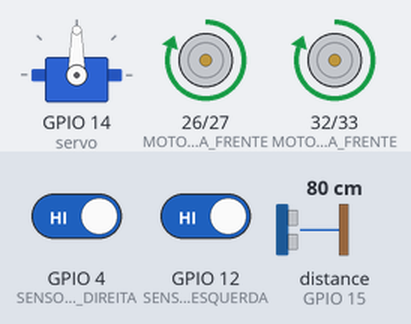
Recording of a sketch running on a simulated ESP32. Shown: servo, motor-driver pin pairs drawn as motors (green arrow = first pin HIGH = forward, orange = second pin HIGH = backward, longer = more drive). Wiring (inferred from the names in the program): ultrasonic range finder: trigger GPIO 2; echo GPIO 15. The test bench sets the inputs (shaded band); at power-on: distance to the obstacle (sensor on GPIO 15) 80 cm, GPIO 4 (SENSOR_IR_DIREITA) HIGH, GPIO 12 (SENSOR_IR_ESQUERDA) HIGH. The echo pulse lasts 58.3 µs per cm.

Above: at 1.3 s.
1.4 s: distance to the obstacle (sensor on GPIO 15) set to 23 cm
2.9 s: distance to the obstacle (sensor on GPIO 15) set to 18 cm
At 4.6 s:
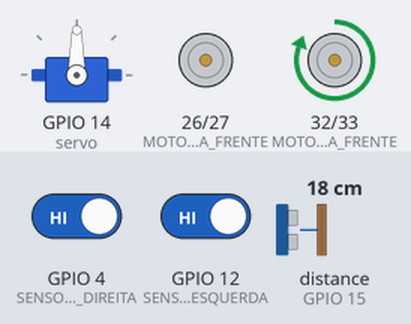
5.9 s: distance to the obstacle (sensor on GPIO 15) set to 35 cm
At 6.4 s:
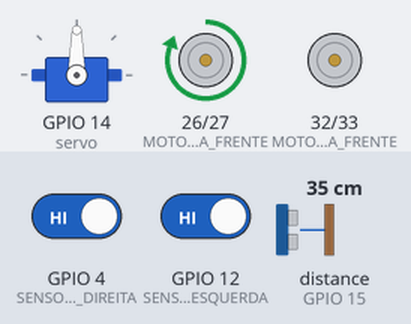
8.9 s: GPIO 4 (SENSOR_IR_DIREITA) driven LOW
At 9.1 s:
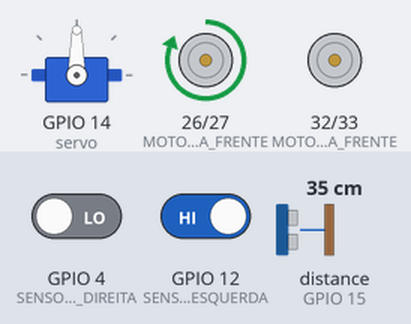
11.9 s: GPIO 4 (SENSOR_IR_DIREITA) driven HIGH
At 13.1 s:
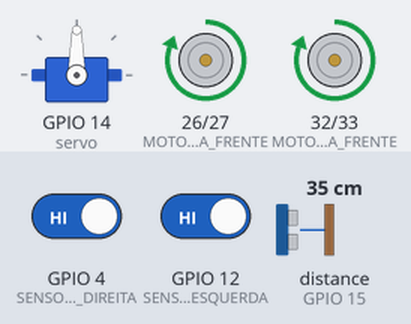
13.4 s: GPIO 12 (SENSOR_IR_ESQUERDA) driven LOW
At 13.6 s:
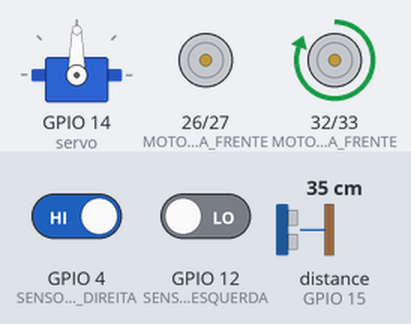
Timing chart, 0 to 16.4 s (numbered marks = the images above; inputs shaded):
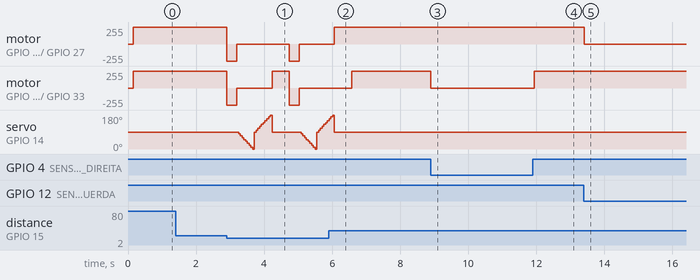

Measured:
- the behaviour switches between 21 and 20 cm on distance to the obstacle (sensor on GPIO 15) (found by bisection; images 0 and 1)
- after the input at 1.4 s, every drawn part: stays the same
- after the input at 5.9 s, servo on GPIO 14 (servo): goes on until 6.1 s, then stays 90°
- after the input at 8.9 s, motor on GPIO 32 (MOTOR_ESQUERDA_FRENTE) / GPIO 33 (MOTOR_ESQUERDA_TRAS): forward 255/255 → stopped at once
- after the input at 11.9 s, motor on GPIO 32 (MOTOR_ESQUERDA_FRENTE) / GPIO 33 (MOTOR_ESQUERDA_TRAS): stopped → forward 255/255 at once
- after the input at 13.4 s, motor on GPIO 26 (MOTOR_DIREITA_FRENTE) / GPIO 27 (MOTOR_DIREITA_TRAS): forward 255/255 → stopped at once

The sketch:

V1.ino
```cpp
#include <Arduino.h>
#include <ESP32Servo.h>

// Definição dos pinos
#define TRIG_PIN 2
#define ECHO_PIN 15
#define MOTOR_DIREITA_FRENTE 26
#define MOTOR_DIREITA_TRAS 27
#define MOTOR_ESQUERDA_FRENTE 32
#define MOTOR_ESQUERDA_TRAS 33
#define SENSOR_IR_DIREITA 4
#define SENSOR_IR_ESQUERDA 12

#define MAX_DISTANCE 400
#define DISTANCIA_SEGURANCA 20

Servo servo;
int servoPos = 90;

void setup() {
    servo.attach(14);

    pinMode(MOTOR_DIREITA_FRENTE, OUTPUT);
    pinMode(MOTOR_DIREITA_TRAS, OUTPUT);
    pinMode(MOTOR_ESQUERDA_FRENTE, OUTPUT);
    pinMode(MOTOR_ESQUERDA_TRAS, OUTPUT);

    pinMode(TRIG_PIN, OUTPUT);
    pinMode(ECHO_PIN, INPUT);
    pinMode(SENSOR_IR_DIREITA, INPUT);
    pinMode(SENSOR_IR_ESQUERDA, INPUT);

    Serial.begin(9600);

    servo.write(90);
    delay(150);
}

void loop() {
    int distancia = medirDistancia();
    bool sensorDireita = digitalRead(SENSOR_IR_DIREITA);
    bool sensorEsquerda = digitalRead(SENSOR_IR_ESQUERDA);

    if (distancia <= DISTANCIA_SEGURANCA) {
        pararMovimento();
        moverParaTras(300);
        virarParaLadoMaisLivre();
    } else if (sensorDireita == LOW) {
        virarParaEsquerda(200);
    } else if (sensorEsquerda == LOW) {
        virarParaDireita(200);
    } else {
        moverParaFrente();
    }
}

long medirDistancia() {
    digitalWrite(TRIG_PIN, LOW);
    delayMicroseconds(2);
    digitalWrite(TRIG_PIN, HIGH);
    delayMicroseconds(10);
    digitalWrite(TRIG_PIN, LOW);

    long duracao = pulseIn(ECHO_PIN, HIGH, 30000);
    if (duracao == 0) return MAX_DISTANCE;

    long cm = duracao / 58;
    return (cm > MAX_DISTANCE) ? MAX_DISTANCE : cm;
}

void virarParaLadoMaisLivre() {
    int somaEsquerda = 0, somaDireita = 0, countEsquerda = 0, countDireita = 0;

    for (servoPos = 90; servoPos >= 0; servoPos -= 10) {
        servo.write(servoPos);
        delay(50);
        int dist = medirDistancia();
        if (dist < MAX_DISTANCE) {
            somaDireita += dist;
            countDireita++;
        }
    }

    for (servoPos = 90; servoPos <= 180; servoPos += 10) {
        servo.write(servoPos);
        delay(50);
        int dist = medirDistancia();
        if (dist < MAX_DISTANCE) {
            somaEsquerda += dist;
            countEsquerda++;
        }
    }

    servo.write(90);

    float mediaDireita = (countDireita > 0) ? somaDireita / countDireita : 0;
    float mediaEsquerda = (countEsquerda > 0) ? somaEsquerda / countEsquerda : 0;

    if (mediaEsquerda > mediaDireita) {
        virarParaEsquerda(500);
    } else {
        virarParaDireita(500);
    }
}

void pararMovimento() {
    digitalWrite(MOTOR_DIREITA_FRENTE, LOW);
    digitalWrite(MOTOR_DIREITA_TRAS, LOW);
    digitalWrite(MOTOR_ESQUERDA_FRENTE, LOW);
    digitalWrite(MOTOR_ESQUERDA_TRAS, LOW);
}

void virarParaDireita(int tempo) {
    digitalWrite(MOTOR_DIREITA_FRENTE, LOW);
    digitalWrite(MOTOR_DIREITA_TRAS, LOW);
    digitalWrite(MOTOR_ESQUERDA_FRENTE, HIGH);
    digitalWrite(MOTOR_ESQUERDA_TRAS, LOW);
    delay(tempo);
    pararMovimento();
}

void virarParaEsquerda(int tempo) {
    digitalWrite(MOTOR_DIREITA_FRENTE, HIGH);
    digitalWrite(MOTOR_DIREITA_TRAS, LOW);
    digitalWrite(MOTOR_ESQUERDA_FRENTE, LOW);
    digitalWrite(MOTOR_ESQUERDA_TRAS, LOW);
    delay(tempo);
    pararMovimento();
}

void moverParaFrente() {
    digitalWrite(MOTOR_DIREITA_FRENTE, HIGH);
    digitalWrite(MOTOR_DIREITA_TRAS, LOW);
    digitalWrite(MOTOR_ESQUERDA_FRENTE, HIGH);
    digitalWrite(MOTOR_ESQUERDA_TRAS, LOW);
}

void moverParaTras(int tempo) {
    digitalWrite(MOTOR_DIREITA_FRENTE, LOW);
    digitalWrite(MOTOR_DIREITA_TRAS, HIGH);
    digitalWrite(MOTOR_ESQUERDA_FRENTE, LOW);
    digitalWrite(MOTOR_ESQUERDA_TRAS, HIGH);
    delay(tempo);
    pararMovimento();
}
```
